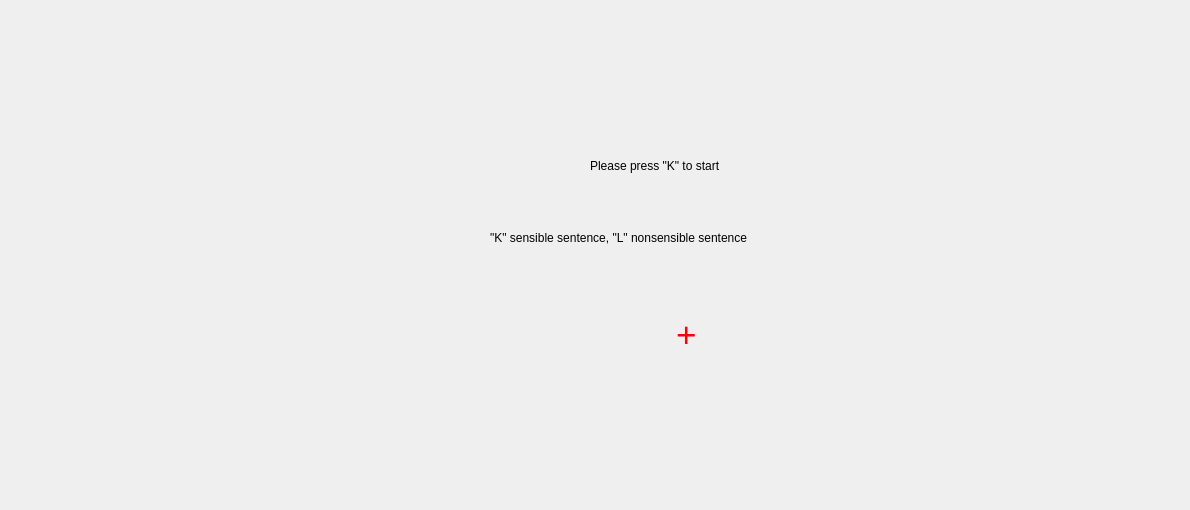
    <widget class="QWidget" name="page_8">
     <widget class="QLabel" name="Stimuli">
      <property name="geometry">
       <rect>
        <x>570</x>
        <y>310</y>
        <width>401</width>
        <height>51</height>
       </rect>
      </property>
      <property name="text">
       <string/>
      </property>
     </widget>
     <widget class="QLabel" name="x">
      <property name="geometry">
       <rect>
        <x>676</x>
        <y>300</y>
        <width>61</width>
        <height>71</height>
       </rect>
      </property>
      <property name="font">
       <font>
        <pointsize>20</pointsize>
       </font>
      </property>
      <property name="text">
       <string>&lt;html&gt;&lt;head/&gt;&lt;body&gt;&lt;p&gt;&lt;span style=&quot; font-size:26pt; color:#ff0000;&quot;&gt;+&lt;/span&gt;&lt;/p&gt;&lt;/body&gt;&lt;/html&gt;</string>
      </property>
     </widget>
     <widget class="QLabel" name="Explanation">
      <property name="geometry">
       <rect>
        <x>590</x>
        <y>150</y>
        <width>251</width>
        <height>31</height>
       </rect>
      </property>
      <property name="text">
       <string>Please press &quot;K&quot; to start</string>
      </property>
     </widget>
     <widget class="QLabel" name="label">
      <property name="geometry">
       <rect>
        <x>490</x>
        <y>230</y>
        <width>521</width>
        <height>16</height>
       </rect>
      </property>
      <property name="text">
       <string>&quot;K&quot; sensible sentence, &quot;L&quot; nonsensible sentence</string>
      </property>
     </widget>
     <widget class="QLabel" name="Feedback">
      <property name="geometry">
       <rect>
        <x>480</x>
        <y>390</y>
        <width>701</width>
        <height>111</height>
       </rect>
      </property>
      <property name="text">
       <string/>
      </property>
      <property name="wordWrap">
       <bool>true</bool>
      </property>
     </widget>
    </widget>
